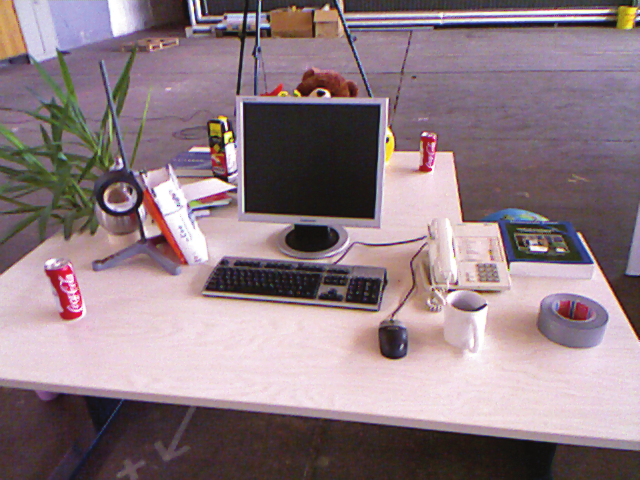
//> input picture eigenMatrix/left.png, 640 x 480 px
$ ./opencv_part   (built with g++ and OpenCV 4, older OpenCV classes emulated)
//> lines starting //> are read from the running program, lines starting //| are printed output that depends on the picture
#include <iostream>
#include <opencv2/core/core.hpp>
#include <opencv2/features2d/features2d.hpp>
#include <opencv2/highgui/highgui.hpp>

using namespace std;
using namespace cv;

int main(int argc,char** argv){
    Mat img_1=imread("/home/hitrobot/pll_ws/slam_learning_gx/build-eigenMatrix-Desktop_Qt_5_7_0_GCC_64bit-Default/left.png",CV_LOAD_IMAGE_COLOR);
//> img_1 is the input picture: 480 rows x 640 cols, CV_8UC3; mean B, G, R 131.4, 124.4, 143.4
    Mat img_2=imread("/home/hitrobot/pll_ws/slam_learning_gx/build-eigenMatrix-Desktop_Qt_5_7_0_GCC_64bit-Default/right.png",CV_LOAD_IMAGE_COLOR);
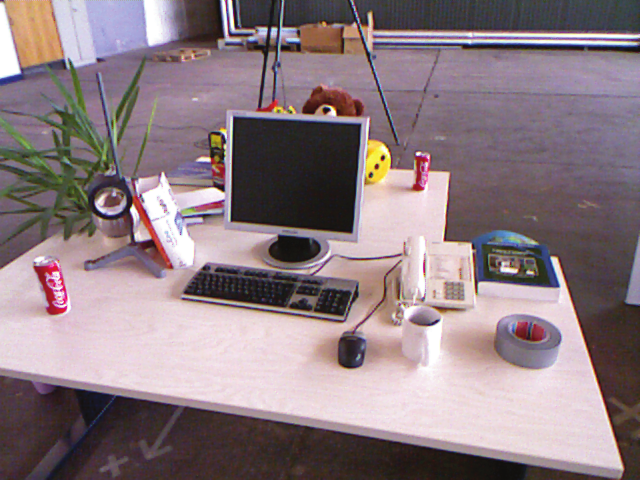
//> input picture eigenMatrix/right.png, 640 x 480 px
//> img_2 is the input picture: 480 rows x 640 cols, CV_8UC3; mean B, G, R 130.1, 124.5, 141.2

    ORB orb;
    std::vector<KeyPoint> keypoints_1, keypoints_2;
    Mat descriptors_1, descriptors_2;

    orb(img_1,Mat(),keypoints_1,descriptors_1);
//> keypoints_1 = 500 keypoints; strongest (x, y, size): (323, 93, 31), (322, 92, 37.2), (230, 132, 31), (226, 128, 31)
    orb(img_2,Mat(),keypoints_2,descriptors_2);
//> keypoints_2 = 500 keypoints; strongest (x, y, size): (329, 109, 31), (328, 109, 37.2), (327, 109, 44.6), (332, 111, 53.6)

    Mat outimg1;
    drawKeypoints(img_1, keypoints_1, outimg1, Scalar::all(-1),DrawMatchesFlags::DEFAULT);
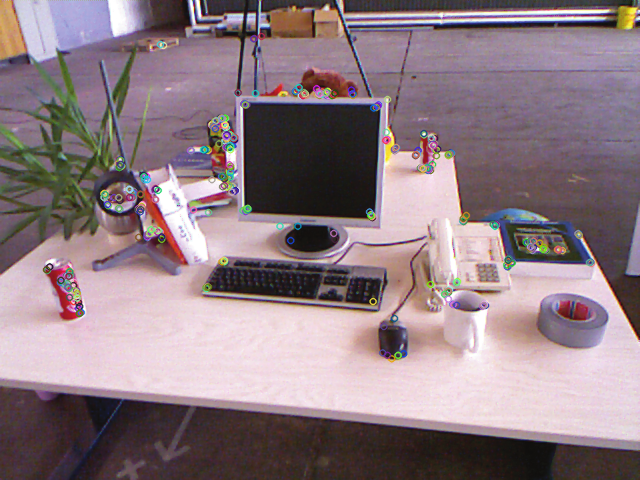
//> outimg1: 480 rows x 640 cols, CV_8UC3; mean B, G, R 131.4, 124.6, 142.8
    imshow("Feature ORB",outimg1);
    cvWaitKey(1);
//> (the run ends here: the program needs code that is not available in this run, at `drawKeypoints(img_1,keypoints_1,outimg1,DrawMatchesFlags::DEFAULT);`)
